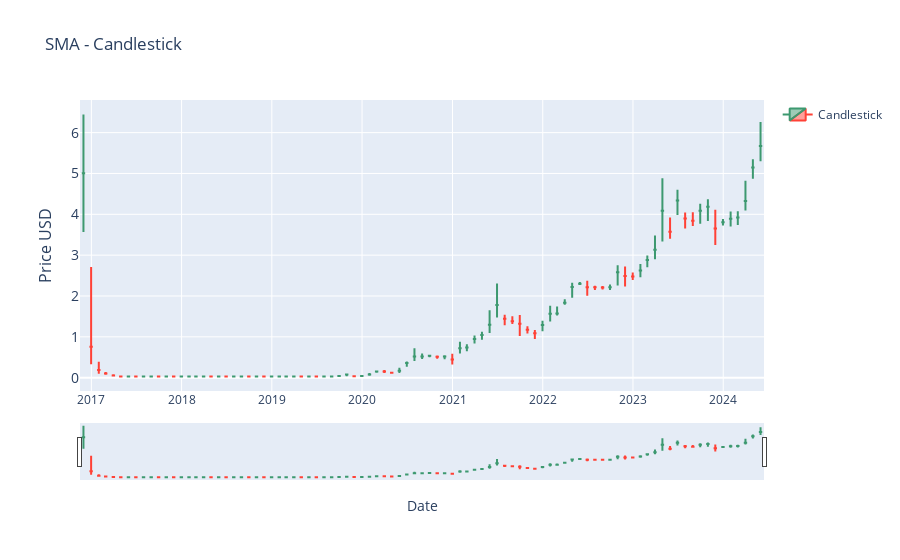

Notebook code for this chart:
### Code cell
# SIMPLE Moving Average (SMA) -  CANDLESTICK  
 # | Part of Moving Averages (2) block

# NOTE: this produces candlesticks based on (specified time frame e.g. Weekly) data


import plotly.graph_objects as go
import pandas as pd
from ipywidgets import interact, DatePicker
import numpy as np

# renames current item to df
df = current_item.copy()

# Resample the data to weekly timeframe
# NOTE: Range can be altered: 'W' (week), 'M' (Month), '2D' (2 Days)
new_data = df.resample('M').agg({
    'price_usd': ['max', 'min', 'mean'],
    'volume': 'sum'
})


# Slices the multi-level columns and renames
new_data.columns = ['high', 'low', 'mean', 'volume']
# print(new_data.head(10))

# Function to update the graph based on the selected date range
def update_graph_sma(start_date, end_date):


    mask = (new_data.index >= pd.to_datetime(start_date)) & (new_data.index <= pd.to_datetime(end_date))
    filtered_data = new_data.loc[mask]

    
    # Creating the candlestick chart
    fig = go.Figure(data=[go.Candlestick(x=filtered_data.index,
                                         open=filtered_data['mean'],
                                         high=filtered_data['high'],
                                         low=filtered_data['low'],
                                         close=filtered_data['mean'],
                                         name='Candlestick')])
    


    # Formatting
    fig.update_layout(
        title='SMA - Candlestick',
        xaxis_title='Date',
        yaxis_title='Price USD',
        yaxis=dict(
            title='Price USD',
            titlefont_size=16,
            tickfont_size=14,
        ),
        
        showlegend=True
    )

    fig.show()


# Creating interactive widgets for date selection
start_date_picker = DatePicker(description='Start Date', value=START_DATE)
end_date_picker = DatePicker(description='End Date', value=END_DATE)

# Display the interactive widget
interact(update_graph_sma, start_date=start_date_picker, end_date=end_date_picker)
